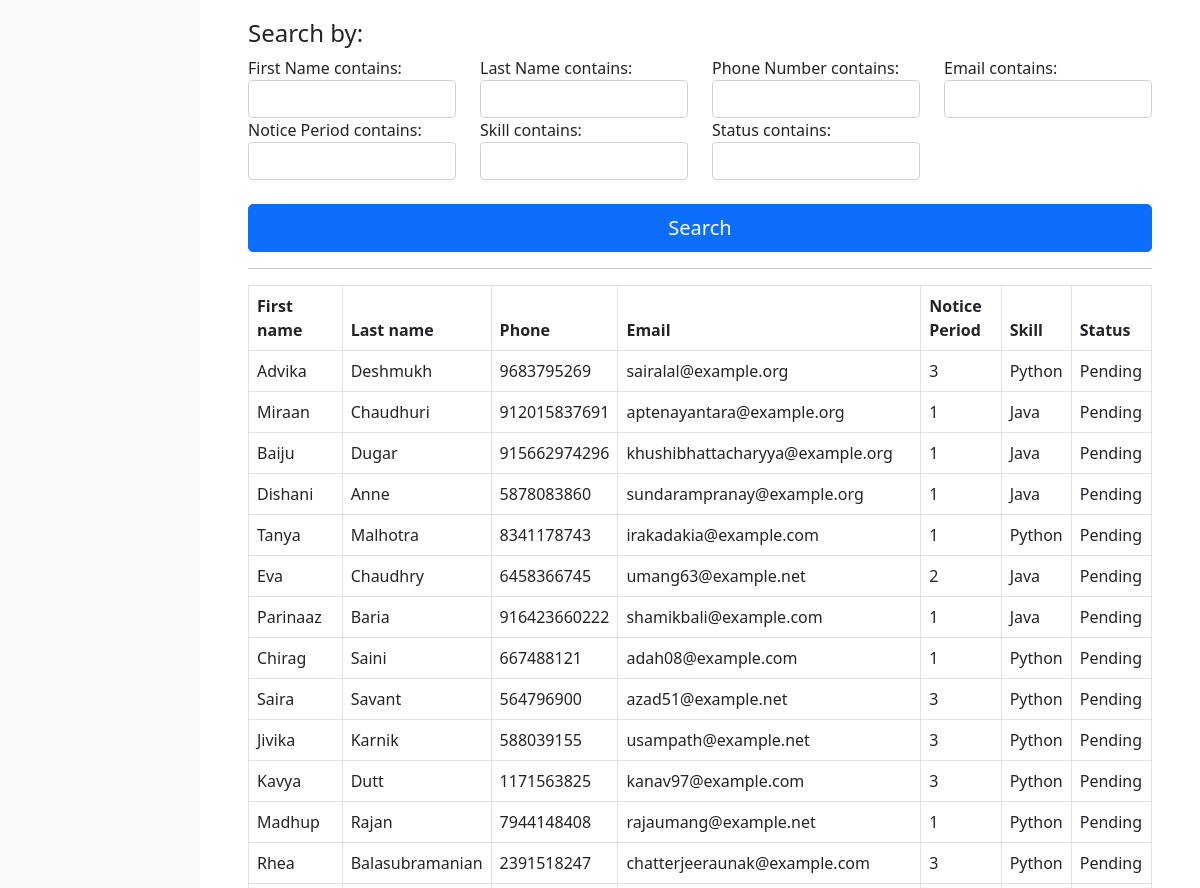
Before: /dashboard/search/ (middle part) with the older database file.
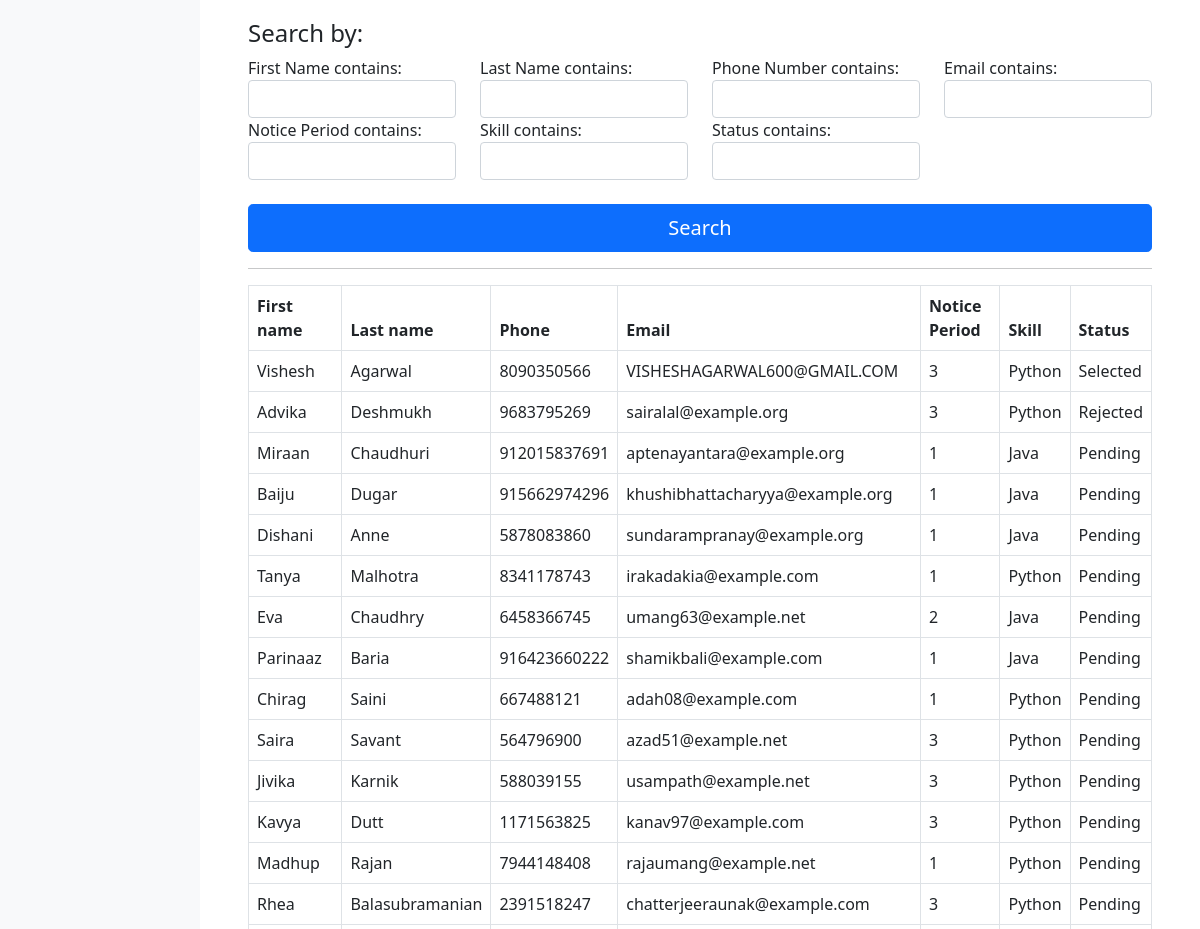
After: the same page with the newer database file.
### candidate/models.py (models this page shows, shortened)
class Candidate(models.Model):
    source_choices = (('Referral', 'Referral'), ('Job Portal', 'Job Portal'), ('Walk In', 'Walk In'))
    skill_choices = (('Python', 'Python'), ('Java', 'Java'))
    result_choice = (('Selected', 'Selected'), ('Rejected', 'Rejected'), ('Pending', 'Pending'))
    username = models.OneToOneField(User,related_name='+',on_delete=models.CASCADE)
    first_name = models.CharField(verbose_name='First Name',null=False,blank=False,max_length=50)
    last_name = models.CharField(verbose_name='Last Name',null=False,blank=False,max_length=50)
    email = models.EmailField(verbose_name='Email',unique=True,null=False,blank=False)
    phone = models.PositiveBigIntegerField(verbose_name='Phone Number',unique=True,null=False,blank=False)
    dateofbirth = models.DateField(verbose_name='Date of Birth',null=False,blank=False)
    experience = models.DecimalField(verbose_name='Experience',null=False,blank=False,max_digits=5, decimal_places=2,help_text='Please enter in years')
    noticeperiod = models.IntegerField(verbose_name='Notice Period', blank=False, null=False,help_text='Please enter in months')
    source = models.CharField(verbose_name='Source', max_length=10, choices=source_choices, default='Walk In')
    skill = models.CharField(max_length=10, default='Python', choices=skill_choices, null=False, blank=False)
    resume = models.FileField(verbose_name='Resume', upload_to='documents/')
    created_at = models.DateTimeField(verbose_name='Created At', auto_now=False, auto_now_add=True)
    updated_at = models.DateTimeField(verbose_name='Updated At', auto_now=True, auto_now_add=False)
    status = models.CharField(verbose_name='Status', default='Pending',choices=result_choice , max_length= 50)
    assessment_data = models.JSONField(verbose_name='Score', null=True)
    assessment_result = models.BooleanField(default=False)
    class Meta:
        ordering = ['-created_at','-updated_at']
        verbose_name = "Candidate"
        verbose_name_plural = "Candidates"

### dashboard/templates/dashboard/search.html
{% extends 'dashboard/base.html' %}
{% load widget_tweaks %}
{% block content %}
<div class="container">
  <form method="get">
    <div class="well">
      <h4 style="margin-top: 0">Search by:</h4>
      <div class="row">
        <div class="form-group col-sm-4 col-md-3">
          {{ filter.form.first_name.label_tag }}
          {% render_field filter.form.first_name class="form-control" %}
        </div>
        <div class="form-group col-sm-4 col-md-3">
          {{ filter.form.last_name.label_tag }}
          {% render_field filter.form.last_name class="form-control" %}
        </div>
        <div class="form-group col-sm-4 col-md-3">
          {{ filter.form.phone.label_tag }}
          {% render_field filter.form.phone class="form-control" %}
        </div>
        <div class="form-group col-sm-4 col-md-3">
          {{ filter.form.email.label_tag }}
          {% render_field filter.form.email class="form-control" %}
        </div>
        <div class="form-group col-sm-4 col-md-3">
            {{ filter.form.noticeperiod.label_tag }}
            {% render_field filter.form.noticeperiod class="form-control" %}
          </div>
          <div class="form-group col-sm-4 col-md-3">
            {{ filter.form.skill.label_tag }}
            {% render_field filter.form.skill class="form-control" %}
          </div>
          <div class="form-group col-sm-4 col-md-3">
            {{ filter.form.status.label_tag }}
            {% render_field filter.form.status class="form-control" %}
          </div>
      </div>
      <br>
      <button class="w-100 btn btn-lg btn-primary" type="submit">Search</button>
    </div>
  </form>
  <hr>
  <table class="table table-bordered">
    <thead>
      <tr>
        <th>First name</th>
        <th>Last name</th>
        <th>Phone</th>
        <th>Email</th>
        <th>Notice Period</th>
        <th>Skill</th>
        <th>Status</th>
      </tr>
    </thead>
    <tbody>
      {% for user in filter.qs %}
        <tr>
          <td>{{ user.first_name }}</td>
          <td>{{ user.last_name }}</td>
          <td>{{ user.phone }}</td>
          <td>{{ user.email }}</td>
          <td>{{ user.noticeperiod }}</td>
          <td>{{ user.skill }}</td>
          <td>{{ user.status }}</td>
        </tr>
      {% empty %}
        <tr>
          <td colspan="5">No data</td>
        </tr>
      {% endfor %}
    </tbody>
  </table>
  <br>
</div>
{% endblock %}

Changed rows visible on the page:
added Candidate: first_name "Vishesh", last_name "Agarwal", phone "8090350566", email "VISHESHAGARWAL600@GMAIL.COM", noticeperiod "3", skill "Python", status "Selected"
changed Candidate "Advika": status "Pending" → "Rejected"
